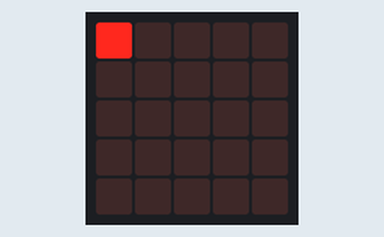
A program run on a simulated BBC micro:bit (MakeCode). Shown: the board's 5×5 LED display.

Above: at 0.06 s.
At 0.54 s:
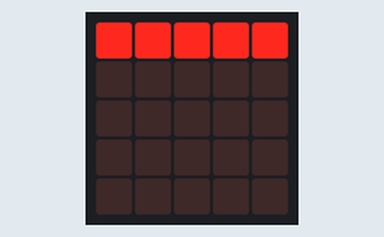
At 1.14 s:
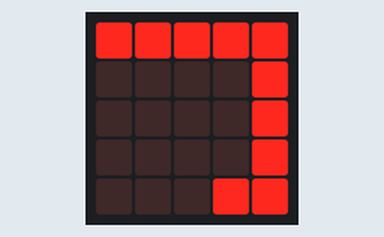
At 1.62 s:
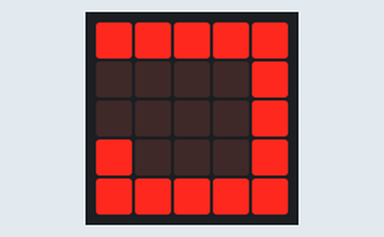
At 2.2 s:
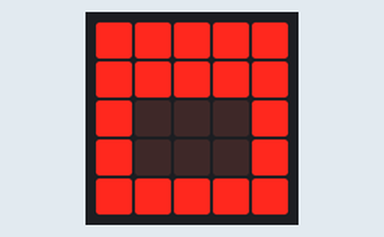

The program:

main.ts
```typescript
let x = 0
let y = 0
basic.forever(function () {
    led.plot(x, y)
    if (x == 0 && y > 1) {
        y += -1
    } else {
        if (x > 0 && y == 4) {
            x += -1
        } else {
            if (x >= 4 && y <= 4) {
                y += 1
            } else {
                if (x == 4 && y < 3) {
                    y += 1
                } else {
                    if (x < 4 && y < 4) {
                        x += 1
                    }
                }
            }
        }
    }
    basic.pause(100)
})
```

test.ts
```typescript
// tests gaan hier; deze zal niet worden gecompileerd wanneer dit pakket wordt gebruikt als extensie.
```
